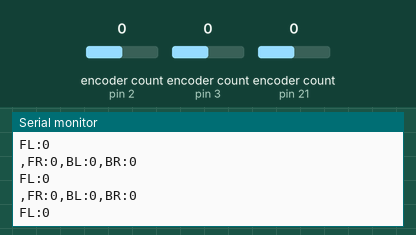
This sketch was run on a simulated Arduino Uno, built with avr-gcc and run on an emulated ATmega328P. Parts: the last lines printed to the serial monitor. The inputs (shaded band) are chosen by the test bench; at power-on: encoder count (sensors on pin 2, pin 3, pin 21) 0.

Above: at 1.2 s.
1.3 s: encoder count (sensor on pin 2) set to -1
At 2.1 s:
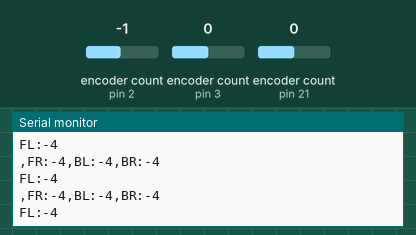
4.3 s: encoder count (sensor on pin 2) set to 0
At 5.4 s:
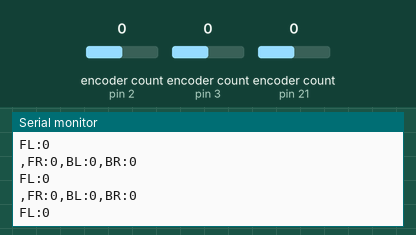
7.3 s: encoder count (sensor on pin 2) set to 4
At 8.3 s:
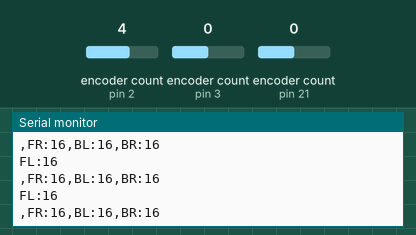
Timing chart, 0 to 10.3 s (numbered marks = the images above; inputs shaded):
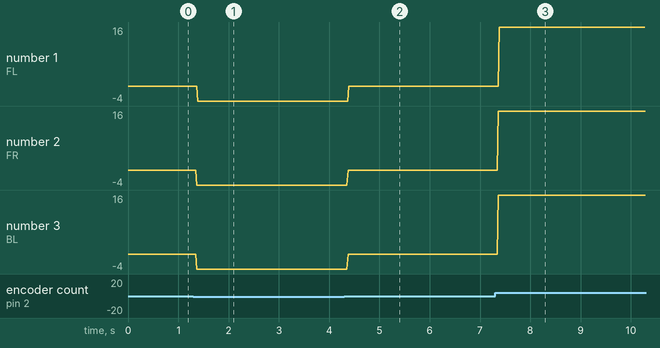

Measured:
- after the input at 1.3 s, the serial monitor: prints a new line after 0.07 s (image 1)
- after the input at 7.3 s, the serial monitor: prints a new line after 0.06 s (image 3)
- plotted number 1: 0 → -4 after the input at 1.3 s, 0 → 16 after the input at 7.3 s
- plotted number 2: 0 → -4 after the input at 1.3 s, 0 → 16 after the input at 7.3 s
- plotted number 3: 0 → -4 after the input at 1.3 s, 0 → 16 after the input at 7.3 s

The sketch:

EncoderTicksTEsting.ino
```cpp
#include <Encoder.h>

Encoder FL_motor(2, 4);   // 1 Front Left
Encoder FR_motor(3, 5);   // 2 Front Right
Encoder BL_motor(21, 6);  // 3 Back Left
Encoder BR_motor(21, 7);  // 4 Back Right

void setup() {
  Serial.begin(9600);
}

void loop() {
  int amount = FL_motor.read();

  Serial.print("FL:");
  Serial.println(amount);
  Serial.print(",");

  Serial.print("FR:");
  Serial.print(FL_motor.read());
  Serial.print(",");

  Serial.print("BL:");
  Serial.print(FL_motor.read());
  Serial.print(",");

  Serial.print("BR:");
  Serial.print(FL_motor.read());
  Serial.println();

}
```
